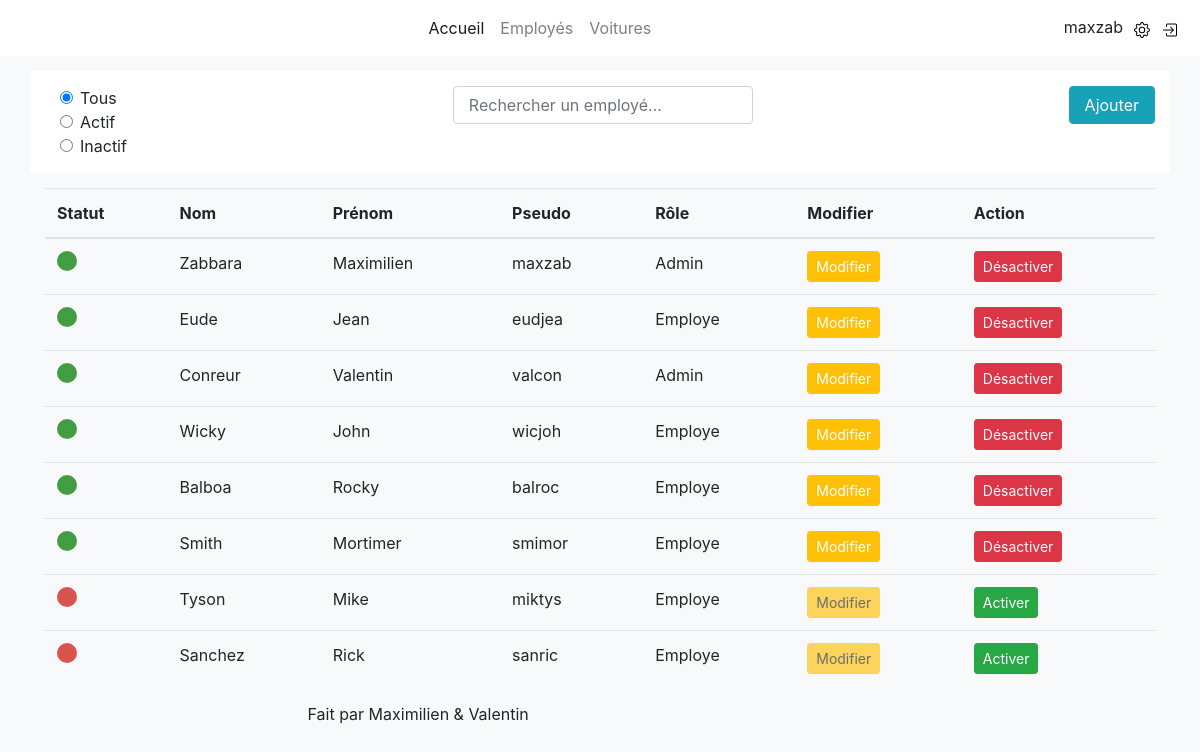
/CONTROL/employees.php (signed in), run on the app's committed database.
### tables this page shows
CREATE TABLE `users` (
  `users_ID` int(11) NOT NULL,
  `roles_ID` int(11) NOT NULL,
  `name` varchar(255) NOT NULL,
  `firstname` varchar(255) NOT NULL,
  `pseudo` varchar(255) NOT NULL,
  `password` varchar(255) NOT NULL,
  `isActive` tinyint(1) NOT NULL
);

CREATE TABLE `roles` (
  `roles_ID` int(11) NOT NULL,
  `Label` varchar(255) NOT NULL
);

### MODEL/model.php (called while the page is built, shortened)
<?php
class model
{
    protected $stmt;
    protected $table = '';
    public function __construct()
    {
        try {
            $dns = 'mysql:host=localhost;dbname=vente_voiture';
            $userDB = 'root';
            $passwd = '';
            $this->stmt = new PDO($dns, $userDB, $passwd);
        }catch(PDOException $e){
            die('Erreur : '. $e->getMessage());
        }
    }
    public function readDB($fields = NULL, $where ='', $innerJoin = ''){
        if($where !=''){
            if($innerJoin !=''){
                $sql = 'SELECT '.$fields. ' FROM '.$this->table.' INNER JOIN '. $innerJoin.' WHERE '. $where;
            }else{
                $sql = 'SELECT '.$fields. ' FROM '.$this->table.' WHERE '. $where;
            }
        }else{
            if($innerJoin !=''){
                $sql = 'SELECT '.$fields. ' FROM '.$this->table.' INNER JOIN '. $innerJoin;
            }else{
                $sql = 'SELECT '.$fields. ' FROM '.$this->table;
            }
        }
        try {
            $select = $this->stmt->query($sql);
            $select->setFetchMode(PDO::FETCH_OBJ);
            $this->data = $select->fetchAll();
        }catch(Exception $e){
            echo 'Une erreur est survenue lors de la récupération des données';
        }
    }
}

### CONTROL/employees.php (called while the page is built, shortened)
<?php
require('../VIEW/header.php');
$users = model::load('users');
$users->readDB('u.users_ID, u.name, u.firstname, u.pseudo, r.label, u.isActive','','roles r on r.roles_ID = u.roles_ID');
require('../VIEW/employees.php');
require('../VIEW/footer.php');
?>

### MODEL/users.php (the view, shortened to what this page needs)
<?php
class users extends model
{
    function displayLoopResult($users){
        foreach ($users->data as $k)
        {
            echo '<tr>';
            if($k->isActive == 1){
                echo '<td><span class="dot-success"></span></td>';
            }else{
                echo '<td><span class="dot-danger"></span></td>';
            }
            echo '<td>'.$k->name.'</td>';
            echo '<td>'.$k->firstname.'</td>';
            echo '<td>'.$k->pseudo.'</td>';
            echo '<td>'.$k->label.'</td>';
            if($k->isActive == 1){
                echo '<td><button type="button" class="btn btn-warning btn-sm update" id="user-'.$k->users_ID.'">Modifier</button></td>';
            }else{
                echo '<td><button type="button" class="btn btn-warning btn-sm update" id="user-'.$k->users_ID.'" disabled>Modifier</button></td>';
            }
            if($k->isActive == 1){
                echo '<td><button type="button" class="btn btn-danger btn-sm" id="activation">Désactiver</button></td>';
            }else{
                echo '<td><button type="button" class="btn btn-success btn-sm" id="activation">Activer</button></td>';
            }
            echo '</tr>';
        }
    }
}

### VIEW/css/style.css (style rules this page uses)
.btn-warning { color: #ffffff; }
.dot-success { height: 20px; width: 20px; background-color: #449D44; border-radius: 50%; display: inline-block; }
.dot-danger { height: 20px; width: 20px; background-color: #D9534F; border-radius: 50%; display: inline-block; }

### data on the page
users: isActive 1 (drawn), name "Zabbara", firstname "Maximilien", pseudo "maxzab", roles_ID.Label "Admin"
users: isActive 1 (drawn), name "Eude", firstname "Jean", pseudo "eudjea", roles_ID.Label "Employe"
users: isActive 1 (drawn), name "Conreur", firstname "Valentin", pseudo "valcon", roles_ID.Label "Admin"
users: isActive 1 (drawn), name "Wicky", firstname "John", pseudo "wicjoh", roles_ID.Label "Employe"
users: isActive 1 (drawn), name "Balboa", firstname "Rocky", pseudo "balroc", roles_ID.Label "Employe"
users: isActive 1 (drawn), name "Smith", firstname "Mortimer", pseudo "smimor", roles_ID.Label "Employe"
users: isActive 0 (drawn), name "Tyson", firstname "Mike", pseudo "miktys", roles_ID.Label "Employe"
users: isActive 0 (drawn), name "Sanchez", firstname "Rick", pseudo "sanric", roles_ID.Label "Employe"

### other printed values
$_SESSION['pseudoLog'] "maxzab"
